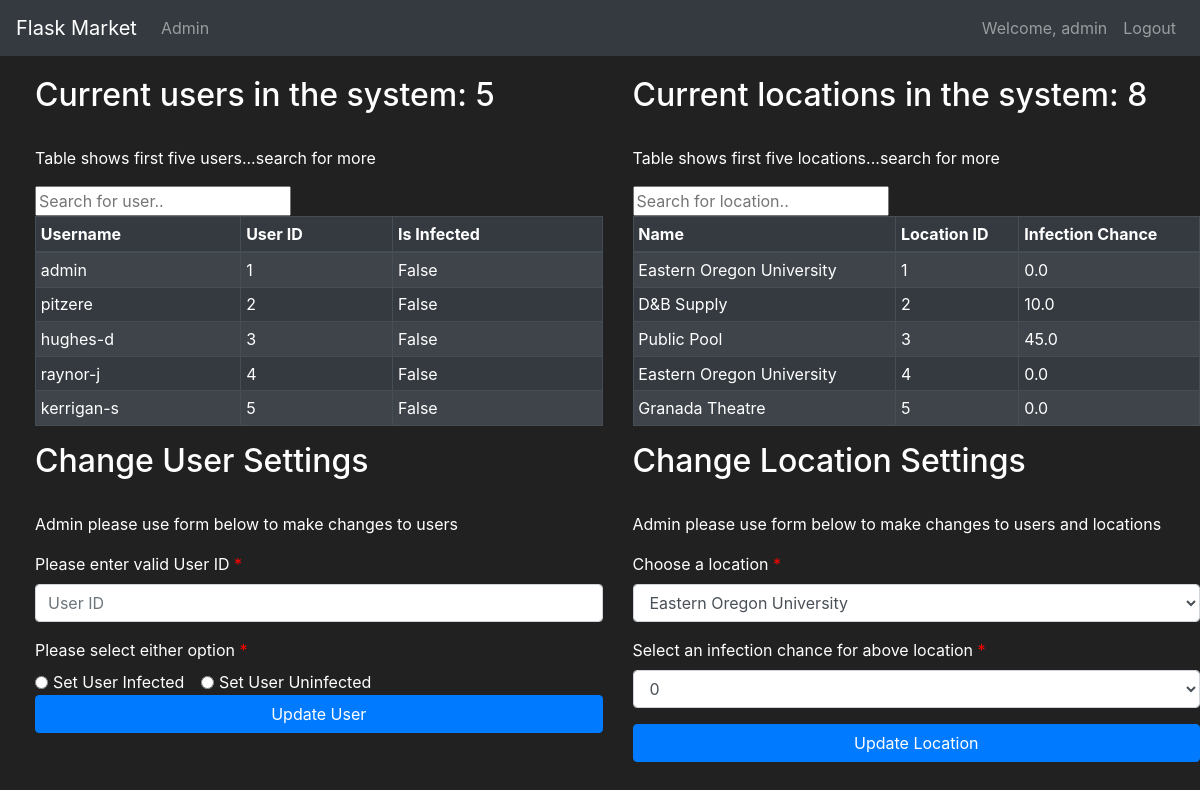
The page /admin (signed in) on the database its author committed.
### tracker/models.py (models this page shows, shortened)
class User(db.Model, UserMixin):
    first = db.Column(db.String(length=30), nullable=False)
    last = db.Column(db.String(length=30), nullable=False)
    username = db.Column(db.String(length=30), nullable=False, unique=True)
    password_hash = db.Column(db.String(length=60), nullable=False)
    is_infected = db.Column(db.Boolean(), nullable=False, default=False)
    infection_chance = db.Column(db.Float(), nullable=False, default=0)
    id = db.Column(db.Integer(), primary_key=True)
    @property
    def password(self):
        return self.password

class Location(db.Model):
    id = db.Column(db.Integer(), primary_key=True)
    name = db.Column(db.String(length=30), nullable=False)
    infection = db.Column(db.Float(), nullable=False, default=0.0)
    owner = db.Column(db.Integer(), db.ForeignKey('user.id'))
    date = db.Column(db.Date(), default='2020-01-01 12:00')
    time = db.Column(db.Time(), default='00:00')

### tracker/routes.py (the view, shortened to what this page needs)
@app.route('/admin', methods=['GET', 'POST'])
@login_required
def admin_page():
    admin_form = EnterDataForm()
    if current_user.username == 'admin':
        if request.method == "GET":
            locations = Location.query.all()
            users = User.query.all()
            return render_template('admin.html', admin_form=admin_form, users=users, locations=locations)
    else:
        flash(f'The account {current_user.username} does not have adequate privileges for this page', category='danger')
        return redirect(url_for('home_page'))

### tracker/forms.py (shortened to what this page needs)
class EnterDataForm(FlaskForm):
    enter_data = SubmitField(label='Enter Data')
    update_user = SubmitField(label='Update User')
    update_location = SubmitField(label='Update Location')

### tracker/models.py (called while the page is built)
@login_manager.user_loader
def load_user(user_id):
    return User.query.get(int(user_id))

### tracker/templates/admin.html (shortened to what this page needs)
{% extends 'base.html' %}
{% block content %}
<div class="row" style="margin-top: 20px; margin-left: 20px;">
    <div class="col-6">
        <h2>Current users in the system: {{ users|length }}</h2>
        <br />
        <p>Table shows first five users...search for more</p>
        <label for="userInput"></label><input type="text" id="userInput" onkeyup="searchUser()" placeholder="Search for user.." />
        <table id="userTable" class="table table-striped table-bordered table-sm table-dark">
            <thead>
                <tr>
                    <th class="th-sm">Username</th>
                    <th class="th-sm">User ID</th>
                    <th class="th-sm">Is Infected</th>
                </tr>
            </thead>
            <tbody>
                {% if users|length >= 5 %} {% for i in range(5) %}
                <tr>
                    <td>{{ users[i].username }}</td>
                    <td>{{ users[i].id }}</td>
                    <td>{{ users[i].is_infected }}</td>
                </tr>
                {% endfor %} {% endif %}
            </tbody>
        </table>
    </div>
    <div class="col-6">
        <h2>Current locations in the system: {{ locations|length }}</h2>
        <br />
        <p>Table shows first five locations...search for more</p>
        <label for="locationInput"></label><input type="text" id="locationInput" onkeyup="searchLocation()" placeholder="Search for location.." />
        <table id="locationTable" class="table table-striped table-bordered table-sm table-dark">
            <thead>
                <tr>
                    <th class="th-sm">Name</th>
                    <th class="th-sm">Location ID</th>
                    <th class="th-sm">Infection Chance</th>
                </tr>
            </thead>
            <tbody>
                {% if users|length >= 5 %} {% for i in range(5) %}
                <tr>
                    <td>{{ locations[i].name }}</td>
                    <td>{{ locations[i].id }}</td>
                    <td>{{ locations[i].infection }}</td>
                </tr>
                {% endfor %} {% endif %}
            </tbody>
        </table>
    </div>
    <div class="col-6">
        <h2>Change User Settings</h2>
        <br />
        <p>Admin please use form below to make changes to users</p>
        <form method="POST">
            <label class="control-label requiredField" for="userID">
                Please enter valid User ID
                <span class="asteriskField">
                    *
                </span>
            </label>
            <div class="form-group">
                <input class="form-control" type="number" placeholder="User ID" name="userID" id="userID">
            </div>
            <label class="control-label requiredField" for="options">
                Please select either option
                <span class="asteriskField">
                    *
                </span>
            </label>
            <br>
            <div class="form-check form-check-inline">
                <input class="form-check-input" type="radio" name="options" id="inlineRadio1" value="infected">
                <label class="form-check-label" for="inlineRadio1">Set User Infected</label>
            </div>
            <div class="form-check form-check-inline">
                <input class="form-check-input" type="radio" name="options" id="inlineRadio2" value="uninfected">
                <label class="form-check-label" for="inlineRadio2">Set User Uninfected</label>
            </div>
            <div class="form-group">
                <div>
                    <button class="btn btn-primary btn-block" name="submit_b" value="submit_a"> Update User </button>
                </div>
            </div>
        </form>
    </div>
    <div class="col-6">
        <h2>Change Location Settings</h2>
        <br />
        <p>Admin please use form below to make changes to users and locations</p>
        <form method="POST">
            <label class="control-label requiredField" for="Location">
                Choose a location
                <span class="asteriskField">
                    *
                </span>
            </label>
            <div class="form-group">
                <select class="select form-control" id="Location" name="Location">
                    <option value="Eastern Oregon University"> Eastern Oregon University </option>
                </select>
            </div>
            <label class="control-label requiredField" for="locationVal">
                Select an infection chance for above location
                <span class="asteriskField">
                    *
                </span>
            </label>
            <div class="form-group">
                <select class="select form-control" id="locationVal" name="locationVal">
                    {% for i in range(101) %}
                    <option value="{{ i }}"> {{ i }} </option>
                    {% endfor %}
                </select>
            </div>
            <div class="form-group">
                <div>
                    <button class="btn btn-primary btn-block" name="submit_a" value="submit_a"> Update Location </button>
                </div>
            </div>
        </form>
    </div>
</div>
{% endblock %}

### tracker/templates/base.html (shortened to what this page needs)
<!doctype html>
<html lang="en">
<head>
    <link rel="stylesheet" href="https://cdn.jsdelivr.net/npm/bootstrap@4.5.3/dist/css/bootstrap.min.css">
</head>
<body>
    <nav class="navbar navbar-expand-md navbar-dark bg-dark"> <a class="navbar-brand" href="#">Flask Market</a>
        <div class="collapse navbar-collapse" id="navbarNav">
            <ul class="navbar-nav mr-auto">
                {% if current_user.username == 'admin' %}
                <li class="nav-item"> <a class="nav-link" href="{{ url_for('admin_page') }}">Admin</a> </li>
                {% endif %}
            </ul>
            {% if current_user.is_authenticated %}
            <ul class="navbar-nav">
                <li class="nav-item"> <a class="nav-link">Welcome, {{ current_user.username }}</a> </li>
                <li class="nav-item"> <a class="nav-link" href="{{ url_for('logout_page') }}">Logout</a> </li>
            </ul> {% else %}
            <ul class="navbar-nav">
                <li class="nav-item"> <a class="nav-link" href="{{ url_for('login_page') }}">Login</a> </li>
                <li class="nav-item"> <a class="nav-link" href="{{ url_for('register_page') }}">Register</a> </li>
            </ul> {% endif %}
        </div>
    </nav>
    {% block content %}
    {% endblock %}
    <link rel="stylesheet" href="https://cdnjs.cloudflare.com/ajax/libs/bootstrap-datepicker/1.4.1/css/bootstrap-datepicker3.css" />
</body>
</html>

### tracker/templates/admin.html (style rules this page uses)
.asteriskField { color: red; }

### tracker/templates/base.html (style rules this page uses)
body { background-color: #212121; color: white }

### rows shown on the page
User: username "admin", username "admin", id "1", is_infected "False"
User: username "pitzere", id "2", is_infected "False"
User: username "hughes-d", id "3", is_infected "False"
User: username "raynor-j", id "4", is_infected "False"
User: username "kerrigan-s", id "5", is_infected "False"
Location: name "Eastern Oregon University", id "1", infection "0.0"
Location: name "D&B Supply", id "2", infection "10.0"
Location: name "Public Pool", id "3", infection "45.0"
Location: name "Eastern Oregon University", id "4", infection "0.0"
Location: name "Granada Theatre", id "5", infection "0.0"

### other values the page prints
{{ users|length }} "5"
{{ locations|length }} "8"
form field locationVal "0"
